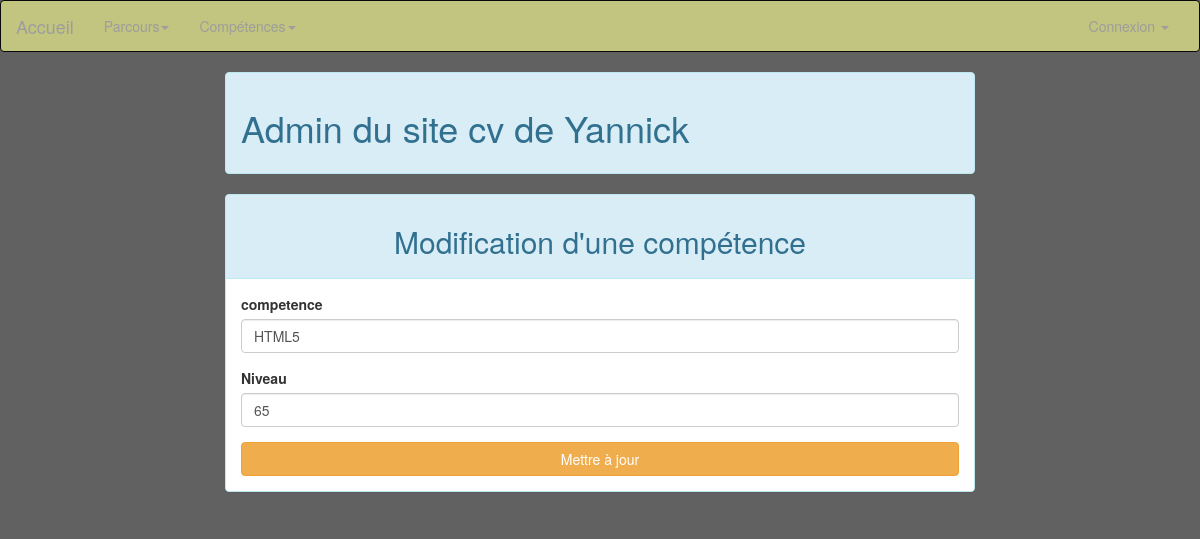
Screenshot of /admin/modif_competences.php?id_competence=1 (signed in) with the database file from the repository.
### tables this page shows
CREATE TABLE `t_utilisateurs` (
  `id_utilisateur` int(3) NOT NULL,
  `prenom` varchar(30) NOT NULL,
  `nom` varchar(30) NOT NULL,
  `email` varchar(50) NOT NULL,
  `telephone` int(10) UNSIGNED ZEROFILL NOT NULL,
  `mdp` varchar(12) NOT NULL,
  `pseudo` varchar(30) NOT NULL,
  `age` int(3) NOT NULL,
  `date_naissance` date NOT NULL,
  `sexe` enum('H','F') NOT NULL,
  `etat_civil` enum('Mr','Mme') NOT NULL,
  `adresse` varchar(50) NOT NULL,
  `code_postal` int(5) UNSIGNED ZEROFILL NOT NULL,
  `ville` varchar(30) NOT NULL,
  `pays` varchar(20) NOT NULL
);

CREATE TABLE `t_competences` (
  `id_competence` int(3) NOT NULL,
  `competence` varchar(30) NOT NULL,
  `c_niveau` varchar(255) NOT NULL,
  `utilisateur_id` int(3) NOT NULL
);

### admin/modif_competences.php (the view, shortened to what this page needs)
<?php
require_once('init/connect.php');
if(isset($_SESSION['connexion']) && $_SESSION['connexion']=='connecté'){
    $id_utilisateur = $_SESSION['id_utilisateur'];
}else{
    header('location:connexion.php');
}
$req = $pdo -> query("SELECT * FROM t_utilisateurs WHERE id_utilisateur = '$id_utilisateur'");
$ligne_utilisateur = $req -> fetch(PDO::FETCH_ASSOC);
$id_competence = $_GET['id_competence'];
?>
<!DOCTYPE html>
<html lang="fr">
<head>
    <link rel="stylesheet" href="css/bootstrap.min.css">
    <link rel="stylesheet" href="css/style_admin.css">
</head>
<body>
    <?php require_once('inc/nav_inc.php');  ?>
    <div class="container">
        <div class="row">
            <div class="col-md-8 col-md-offset-2">
                <div class="alert alert-info" role="alert">
                    <h1>Admin du site cv de <?php echo ($ligne_utilisateur['prenom']); ?></h1>
                </div>
            </div>
        </div>
    </div>
    <?php
    $req= $pdo->query("SELECT * FROM t_competences WHERE id_competence='$id_competence'");
    $ligne_competence = $req->fetch();
    ?>
    <div class="container">
        <div class="row">
            <div class="col-md-8 col-md-offset-2">
                <div class="panel panel-info">
                    <div class="panel-heading">
                        <h2>Modification d'une compétence</h2>
                    </div>
                    <div class="table-repsonsive">
                        <div class="panel-body">
                            <form action="modif_competences.php" method="post">
                                <div class="form-group">
                                    <label for="competence">competence</label>
                                    <input type="text" name="competence" class="form-control" value="<?php echo $ligne_competence['competence'];?>">
                                </div>
                                <div class="form-group">
                                    <label for="c_niveau">Niveau</label>
                                    <input type="text" name="c_niveau" class="form-control" value="<?php echo $ligne_competence['c_niveau'];?>">
                                </div>
                                <input type="submit" class="btn btn-warning btn-block" value="Mettre à jour">
                            </form>
                        </div>
                    </div>
                </div>
            </div>
        </div>
    </div>
</body>
</html>

### admin/css/style_admin.css (style rules this page uses)
body { background: #616161; }
.panel-heading h1, .panel-heading h2 { text-align:center; }

### rows the page displays
t_utilisateurs: prenom "Yannick"
t_competences: competence "HTML5", c_niveau "65"
